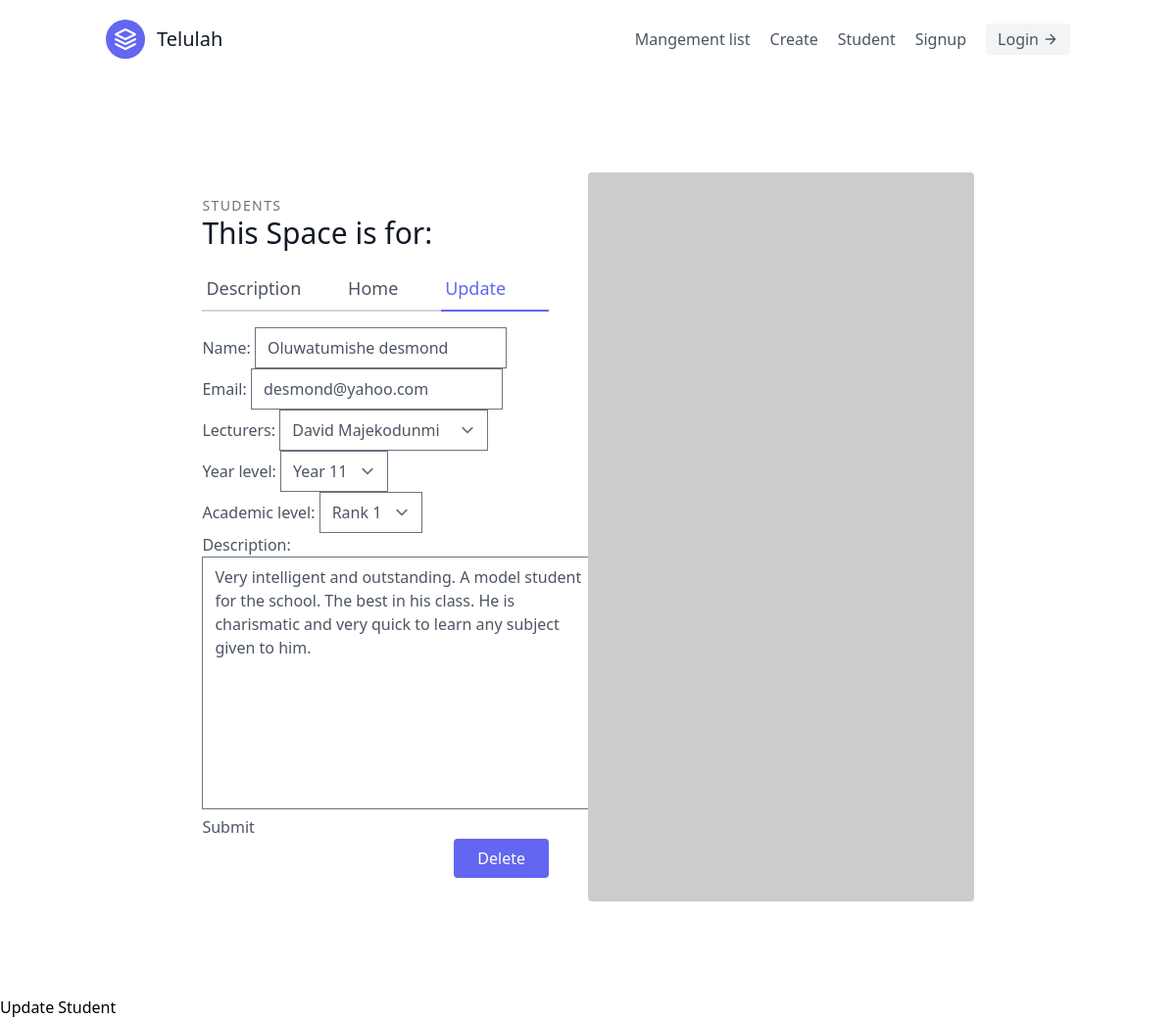
Page /app/students/1/update on the committed database.
### app/models.py (models this page shows, shortened)
class Students(models.Model):
    name = models.CharField(max_length=20)
    email = models.EmailField(max_length=25)
    Lecturers = models.ForeignKey(Lecturers, on_delete=models.CASCADE, null=True)
    year_level = models.CharField(choices=LEVEL, max_length=1)
    academic_level = models.CharField(choices=ACADEMIC_LEVEL, max_length=1)
    description = models.TextField()

class Lecturers(models.Model):
    name = models.CharField(max_length=20)
    email = models.EmailField(max_length=25)
    subjects_taught = models.CharField(choices=SUBJECTS, max_length=200)
    salary = models.IntegerField(max_length=200)
    level_of_expertise = models.CharField(choices=LEVEL_OF_EXPERTISE, max_length=1)
    years_of_experience = models.IntegerField()
    def salary(self):
        return self.salary
    def __str__(self):
        return self.name

### app/views.py (the view, shortened to what this page needs)
# urls.py: path('students/<int:pk>/update', app_students_update, name='student_update'),
def app_students_update(request, pk):
    model = model = Students.objects.get(id=pk)
    form = StudentModelForm(instance=model)
    context = {
        'form': form,
        'model':model
    }
    return render(request, 'app_students_update.html', context=context)

### app/forms.py
class StudentModelForm(forms.ModelForm):
    class Meta:
        model = Students
        fields = (
            'name',
            'email',
            'Lecturers',
            'year_level',
            'academic_level',
            'description'
        )

### app/templates/app_students_update.html (shortened to what this page needs)
{% extends "base.html" %}
{% block content %}
<section class="text-gray-600 body-font overflow-hidden">
  <div class="container px-5 py-24 mx-auto">
    <div class="lg:w-4/5 mx-auto flex flex-wrap">
      <div class="lg:w-1/2 w-full lg:pr-10 lg:py-6 mb-6 lg:mb-0">
        <h2 class="text-sm title-font text-gray-500 tracking-widest">STUDENTS</h2>
        <h1 class="text-gray-900 text-3xl title-font font-medium mb-4">This Space is for: {{students.name}}</h1>
        <div class="flex mb-4">
          <a class="flex-grow border-b-2 border-gray-300 py-2 text-lg px-1">Description</a>
          <a href='/' class="flex-grow border-b-2 border-gray-300 py-2 text-lg px-1">Home</a>
          <a href='{% url 'apps:student_update' user.pk %}' class="flex-grow text-indigo-500 border-b-2 border-indigo-500 py-2 text-lg px-1">Update</a>
        </div>
            <form method='post'>
                {{form.as_p}}
                <input type='submit'/>
            </form>
        <div class="flex">
          <button class="flex ml-auto text-white bg-indigo-500 border-0 py-2 px-6 focus:outline-none hover:bg-indigo-600 rounded"><a href='{% url 'apps:student_delete' user.pk %}'>Delete</a></button>
        </div>
      </div>
      <img alt="ecommerce" class="lg:w-1/2 w-full lg:h-auto h-64 object-cover object-center rounded" src="https://dummyimage.com/400x400">
    </div>
  </div>
</section>
<h1>Update Student</h1>
{% endblock content %}

### rows in the picture
Students: name "Oluwatumishe desmond", email "desmond@yahoo.com", Lecturers "David Majekodunmi", year_level "Year 11", academic_level "Rank 1", description "Very intelligent and outstanding. A model student for the school. The best in his class. He is charismatic and very quick to learn any subject given to him."
